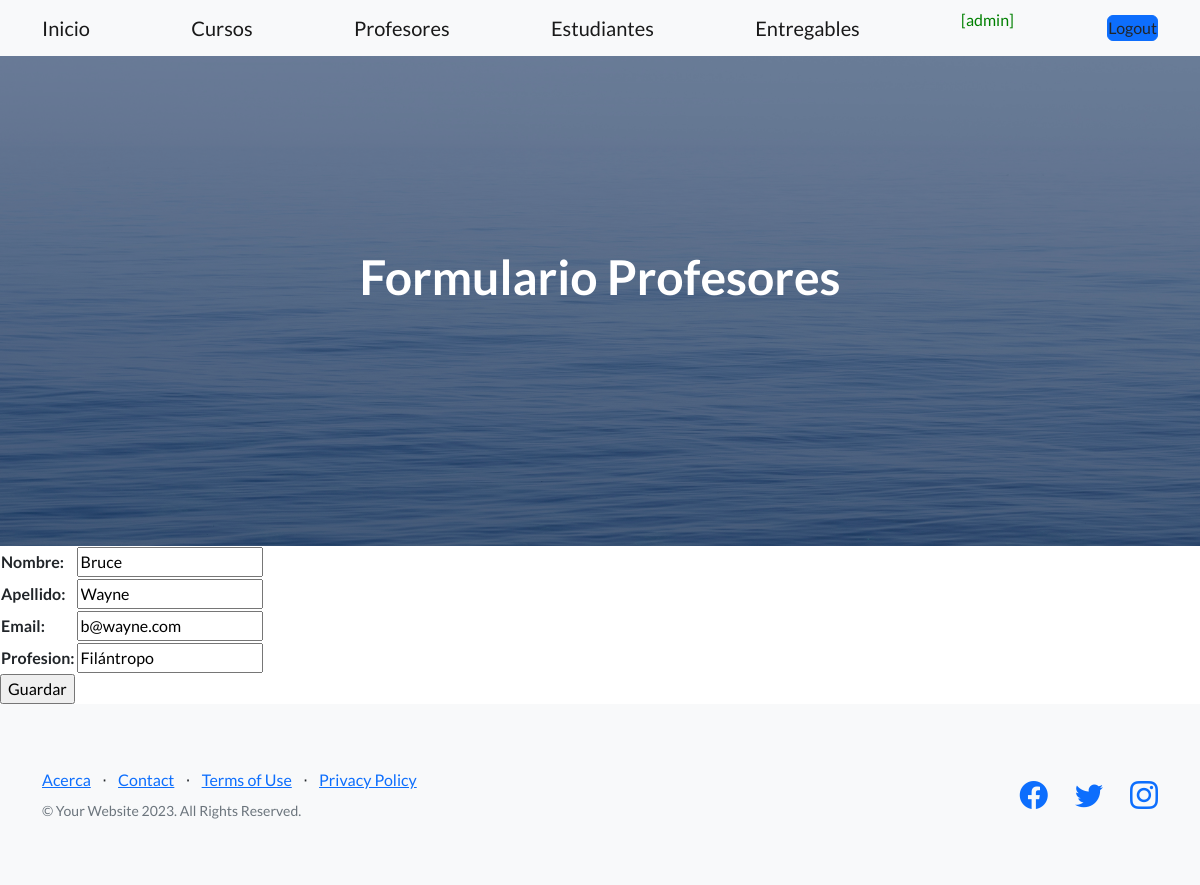
Page /profesorUpdate/3/ (signed in) on the committed database.
### entidades/models.py (models this page shows, shortened)
class Profesor(models.Model):
    nombre = models.CharField(max_length=60)
    apellido = models.CharField(max_length=60)
    email = models.EmailField()
    profesion = models.CharField(max_length=50)
    class Meta:
        verbose_name = "Profesor"
        verbose_name_plural = "Profesores"
        ordering = ["nombre", "apellido"]

### entidades/views.py (the view)
# urls.py: path('profesorUpdate/<id_profesor>/', profesorUpdate, name='profesorUpdate'),
@login_required
def profesorUpdate(request, id_profesor):
    profesor = Profesor.objects.get(id=id_profesor)
    if request.method == "POST":
        miForm = ProfesorForm(request.POST)
        if miForm.is_valid():
            profesor.nombre = miForm.cleaned_data["nombre"]
            profesor.apellido = miForm.cleaned_data["apellido"]
            profesor.email = miForm.cleaned_data["email"]
            profesor.profesion = miForm.cleaned_data["profesion"]
            profesor.save()
            contexto = {"profesores": Profesor.objects.all()}
            return render(request, "entidades/profesores.html", contexto)
    else:
        miForm = ProfesorForm(initial={"nombre": profesor.nombre, "apellido": profesor.apellido, "email": profesor.email, "profesion": profesor.profesion})
    return render(request, "entidades/profesorForm.html", {"form":miForm})

### entidades/forms.py
class ProfesorForm(forms.Form):
	nombre = forms.CharField(max_length=60, required=True)
	apellido = forms.CharField(max_length=60, required=True)
	email = forms.EmailField(required=True)
	profesion = forms.CharField(max_length=50, required=True)

### entidades/templates/entidades/profesorForm.html (shortened to what this page needs)
{% extends "entidades/index.html" %}
{% block titulo %}
    <h1 class="mb-5">Formulario Profesores</h1>
{% endblock titulo %}
{% block contenido %}
    <form action="" method="post">
        <table>
            {{ form.as_table }}
        </table>
        <input type="submit" value="Guardar">
    </form>
{% endblock contenido %}

### entidades/templates/entidades/index.html (shortened to what this page needs)
<!DOCTYPE html>
<html lang="en">
    <head>
        {% load static %}
        <link href="https://cdn.jsdelivr.net/npm/bootstrap-icons@1.5.0/font/bootstrap-icons.css" rel="stylesheet" type="text/css" />
        <link href="{% static 'css/styles.css' %}" rel="stylesheet" />
        <link rel="stylesheet" href="https://cdnjs.cloudflare.com/ajax/libs/font-awesome/6.4.0/css/all.min.css">
    </head>
    <body>
        <nav class="navbar navbar-light bg-light static-top">
            <div class="container">
                <a class="navbar-brand" href="{% url 'home' %}">Inicio</a>
            {% if user.is_authenticated %}
                <a class="navbar-brand" href="{% url 'cursos' %}">Cursos</a>
                <a class="navbar-brand" href="{% url 'profesores' %}">Profesores</a>
                <a class="navbar-brand" href="{% url 'estudiantes' %}">Estudiantes</a>
                <a class="navbar-brand" href="{% url 'entregables' %}">Entregables</a>
                <p style="color:green"> [{{user.username}}]</p>
                <form method="post" action="{% url 'logout' %}">
                    <button type="submit" class="nav-link btn btn-primary ms-2">Logout</button>
                </form>
            {% else %}
                <a class="btn btn-primary" href="{% url 'login' %}">Login</a>
                <a class="btn btn-success" href="{% url 'registro' %}">Registrate</a>
            {% endif %}
            </div>
        </nav>
        <header class="masthead">
            <div class="container position-relative">
                <div class="row justify-content-center">
                    <div class="col-xl-6">
                        <div class="text-center text-white">
                            {% block titulo %}{% endblock titulo %}
                        </div>
                    </div>
                </div>
            </div>
        </header>
        {% block contenido %}
        {% endblock contenido %}
        <footer class="footer bg-light">
            <div class="container">
                <div class="row">
                    <div class="col-lg-6 h-100 text-center text-lg-start my-auto">
                        <ul class="list-inline mb-2">
                            <li class="list-inline-item"><a href="{% url 'acerca' %}">Acerca</a></li>
                            <li class="list-inline-item">⋅</li>
                            <li class="list-inline-item"><a href="#!">Contact</a></li>
                            <li class="list-inline-item">⋅</li>
                            <li class="list-inline-item"><a href="#!">Terms of Use</a></li>
                            <li class="list-inline-item">⋅</li>
                            <li class="list-inline-item"><a href="#!">Privacy Policy</a></li>
                        </ul>
                        <p class="text-muted small mb-4 mb-lg-0">&copy; Your Website 2023. All Rights Reserved.</p>
                    </div>
                    <div class="col-lg-6 h-100 text-center text-lg-end my-auto">
                        <ul class="list-inline mb-0">
                            <li class="list-inline-item me-4">
                                <a href="#!"><i class="bi-facebook fs-3"></i></a>
                            </li>
                            <li class="list-inline-item me-4">
                                <a href="#!"><i class="bi-twitter fs-3"></i></a>
                            </li>
                            <li class="list-inline-item">
                                <a href="#!"><i class="bi-instagram fs-3"></i></a>
                            </li>
                        </ul>
                    </div>
                </div>
            </div>
        </footer>
    </body>
</html>

### rows in the picture
Profesor: nombre "Bruce", apellido "Wayne", email "b@wayne.com", profesion "Filántropo"

### other values in the picture
{{ user.username }} "admin"
